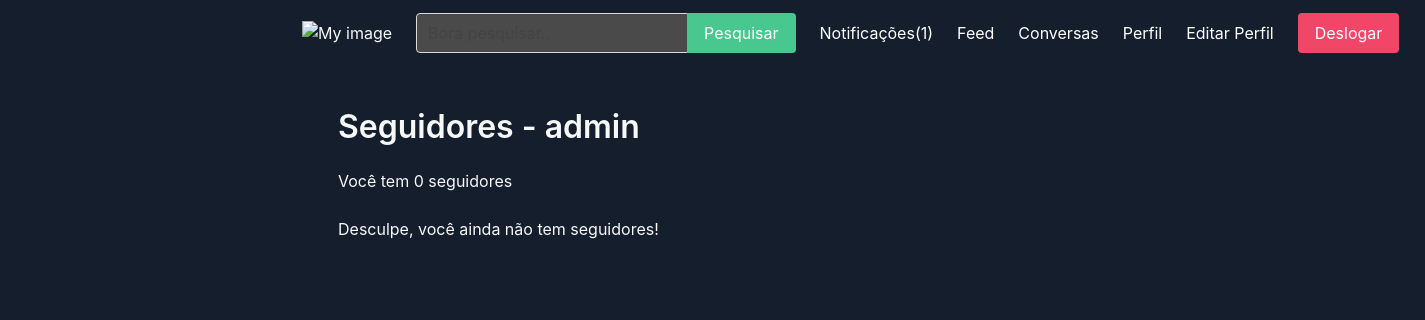
Page /u/admin/followers/ (signed in) on the earlier database version.
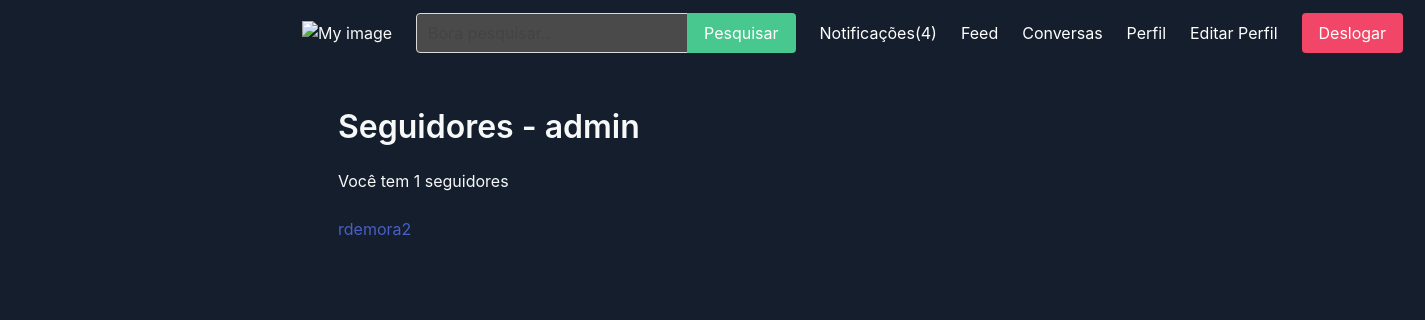
Same page on the later database version.
### apps/profile/models.py (models this page shows)
class profile(models.Model):
    user = models.OneToOneField(User, on_delete=models.CASCADE)
    follows = models.ManyToManyField('self', related_name='followed_by', symmetrical=False)
    avatar = models.ImageField(upload_to='uploads/', blank=True, null=True)

### apps/profile/views.py (the view)
# urls.py: path('u/<str:username>/followers/', followers, name='followers'),
def followers(request, username):
    user = get_object_or_404(User, username=username)
    return render(request, 'profile/followers.html', {'user': user})

### apps/notification/context_processors.py (called while the page is built)
def notifications(request):
    if request.user.is_authenticated:
        return {'notifications': request.user.notifications.filter(is_read=False)}
    else:
        return {'notifications': []}

### apps/profile/templates/profile/followers.html
{% extends 'core/base.html' %} {% load humanize %} {% block content %}
<div class="container">
  <div class="columns">
    <div class="column is-12">
      <h1 class="title">Seguidores - {{ user.username }}</h1>
      <p>Você tem {{ user.profile.followed_by.count }} seguidores</p>
    </div>
  </div>
  <div class="columns">
    <div class="column is-8">
      {% for oinker in user.profile.followed_by.all %}
      <p>
        <a href="{% url 'profile' oinker.user.username %}"
          >{{ oinker.user.username }}</a
        >
      </p>
      {% empty %} {% if request.user == user %}
      <p>Desculpe, você ainda não tem seguidores!</p>
      {% else %}
      <p>{{ user.username }} doesn't have any followers!</p>
      {% endif %} {% endfor %}
    </div>
  </div>
</div>
{% endblock %}

Differences in the rows shown:
added profile: user.username "rdemora2"
Other differences:
{{ notifications.count }}: "1" → "4"
{{ user.profile.followed_by.count }}: "0" → "1"
text no longer shown: "Desculpe, você ainda não tem seguidores!"
